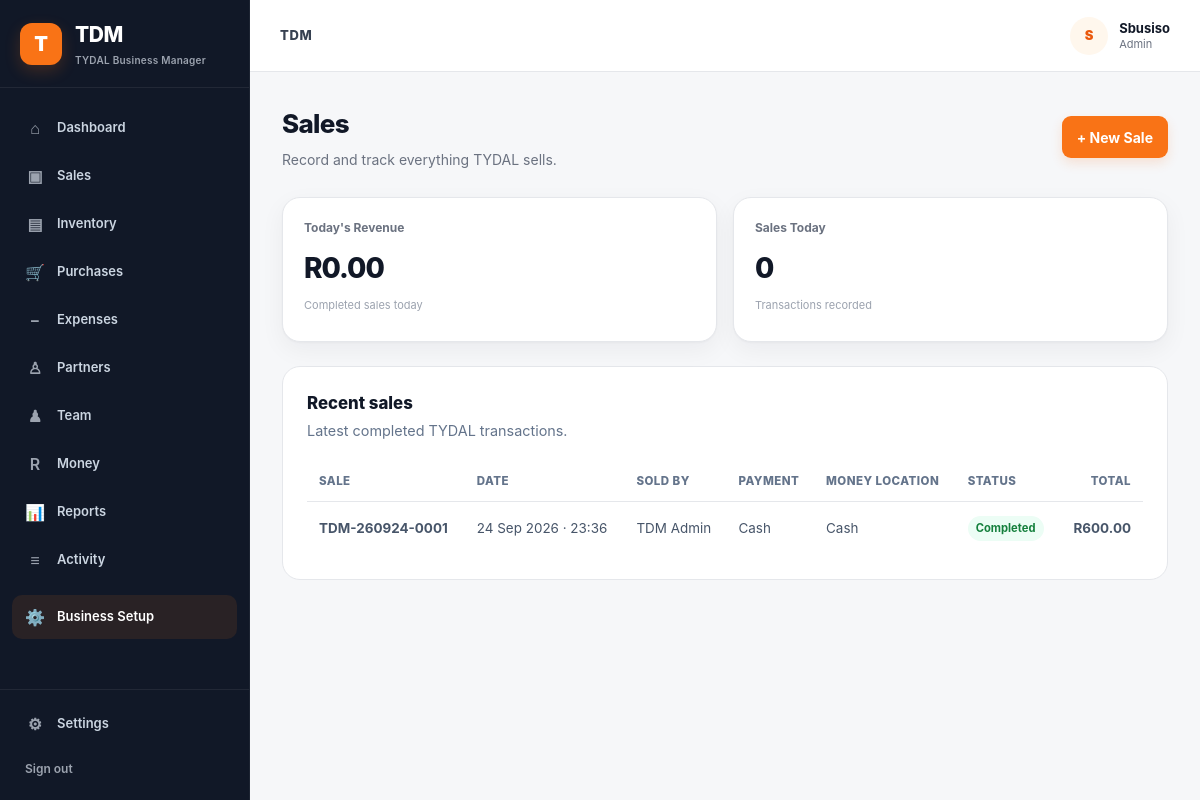
The app's page /sales/ (signed in) with its own data.
### app/models.py (models this page shows)
class User(UserMixin, db.Model):
    __tablename__ = "users"
    id = db.Column(db.Integer, primary_key=True)
    name = db.Column(
        db.String(100),
        nullable=False
    )
    phone = db.Column(
        db.String(30),
        unique=True,
        nullable=False,
        index=True
    )
    password_hash = db.Column(
        db.String(255),
        nullable=False
    )
    role = db.Column(
        db.String(30),
        nullable=False,
        default="partner"
    )
    is_active = db.Column(
        db.Boolean,
        default=True,
        nullable=False
    )
    created_at = db.Column(
        db.DateTime,
        default=datetime.utcnow,
        nullable=False
    )
    transactions = db.relationship(
        "FinancialTransaction",
        back_populates="created_by",
        foreign_keys="FinancialTransaction.created_by_id"
    )

class Sale(db.Model):
    __tablename__ = "sales"
    id = db.Column(
        db.Integer,
        primary_key=True
    )
    sale_number = db.Column(
        db.String(30),
        unique=True,
        nullable=False,
        index=True
    )
    total_amount = db.Column(
        db.Numeric(12, 2),
        nullable=False,
        default=Decimal("0.00")
    )
    payment_method = db.Column(
        db.String(30),
        nullable=False
    )
    money_account_id = db.Column(
        db.Integer,
        db.ForeignKey("money_accounts.id"),
        nullable=False
    )
    sold_by_id = db.Column(
        db.Integer,
        db.ForeignKey("users.id"),
        nullable=False
    )
    status = db.Column(
        db.String(30),
        nullable=False,
        default="completed"
    )
    notes = db.Column(
        db.Text,
        nullable=True
    )
    sale_date = db.Column(
        db.DateTime,
        nullable=False,
        default=datetime.utcnow
    )
    is_historical = db.Column(
        db.Boolean,
        default=False,
        nullable=False
    )
    is_estimate = db.Column(
        db.Boolean,
        default=False,
        nullable=False
    )
    created_at = db.Column(
        db.DateTime,
        default=datetime.utcnow,
        nullable=False
    )
    money_account = db.relationship(
        "MoneyAccount"
    )
    sold_by = db.relationship(
        "User"
    )
    items = db.relationship(
        "SaleItem",
        back_populates="sale",
        cascade="all, delete-orphan"
    )

class MoneyAccount(db.Model):
    __tablename__ = "money_accounts"
    id = db.Column(
        db.Integer,
        primary_key=True
    )
    name = db.Column(
        db.String(100),
        nullable=False
    )
    account_type = db.Column(
        db.String(30),
        nullable=False
    )
    owner_user_id = db.Column(
        db.Integer,
        db.ForeignKey("users.id"),
        nullable=True
    )
    opening_balance = db.Column(
        db.Numeric(12, 2),
        default=Decimal("0.00"),
        nullable=False
    )
    is_active = db.Column(
        db.Boolean,
        default=True,
        nullable=False
    )
    created_at = db.Column(
        db.DateTime,
        default=datetime.utcnow,
        nullable=False
    )
    owner = db.relationship(
        "User",
        backref="money_accounts"
    )

### app/routes/sales.py (the view)
@sales.route("/")
@login_required
def index():
    recent_sales = (
        Sale.query
        .order_by(
            Sale.sale_date.desc(),
            Sale.id.desc()
        )
        .limit(25)
        .all()
    )
    today = datetime.utcnow().date()
    today_sales = [
        sale
        for sale in recent_sales
        if sale.sale_date.date() == today
        and sale.status == "completed"
    ]
    today_revenue = sum(
        (
            Decimal(str(sale.total_amount))
            for sale in today_sales
        ),
        Decimal("0.00")
    )
    return render_template(
        "sales/index.html",
        recent_sales=recent_sales,
        today_revenue=today_revenue,
        today_sale_count=len(today_sales)
    )

### app/__init__.py (called while the page is built)
@login_manager.user_loader
def load_user(user_id):
    from app.models import User
    return db.session.get(User, int(user_id))

### app/templates/sales/index.html (shortened to what this page needs)
{% extends "base.html" %}
{% block content %}
<div class="page-header sales-page-header">
    <div>
        <h2>Sales</h2>
        <p>Record and track everything TYDAL sells.</p>
    </div>
    <a href="{{ url_for('sales.new_sale') }}" class="primary-button">
        + New Sale
    </a>
</div>
<div class="sales-summary-grid">
    <div class="stat-card">
        <div class="stat-label">
            Today's Revenue
        </div>
        <div class="stat-value">
            R{{ "%.2f"|format(today_revenue) }}
        </div>
        <div class="stat-description">
            Completed sales today
        </div>
    </div>
    <div class="stat-card">
        <div class="stat-label">
            Sales Today
        </div>
        <div class="stat-value">
            {{ today_sale_count }}
        </div>
        <div class="stat-description">
            Transactions recorded
        </div>
    </div>
</div>
<section class="sales-section">
    <div class="section-heading">
        <div>
            <h3>Recent sales</h3>
            <p>
                Latest completed TYDAL transactions.
            </p>
        </div>
    </div>
    {% if recent_sales %}
    <div class="tdm-table-wrapper">
        <table class="tdm-table">
            <thead>
                <tr>
                    <th>Sale</th>
                    <th>Date</th>
                    <th>Sold by</th>
                    <th>Payment</th>
                    <th>Money location</th>
                    <th>Status</th>
                    <th class="text-right">
                        Total
                    </th>
                </tr>
            </thead>
            <tbody>
                {% for sale in recent_sales %}
                <tr>
                    <td>
                        <strong>
                            {{ sale.sale_number }}
                        </strong>
                    </td>
                    <td>
                        {{ sale.sale_date.strftime("%d %b %Y · %H:%M") }}
                    </td>
                    <td>
                        {{ sale.sold_by.name }}
                    </td>
                    <td>
                        {{ sale.payment_method|replace("_", " ")|title }}
                    </td>
                    <td>
                        {{ sale.money_account.name }}
                    </td>
                    <td>
                        <span class="table-status">
                            {{ sale.status|title }}
                        </span>
                    </td>
                    <td class="text-right">
                        <strong>
                            R{{ "%.2f"|format(sale.total_amount) }}
                        </strong>
                    </td>
                </tr>
                {% endfor %}
            </tbody>
        </table>
    </div>
    {% endif %}
</section>
{% endblock %}

### app/templates/base.html (shortened to what this page needs)
<!DOCTYPE html>
<html lang="en">
<head>
    <link rel="stylesheet" href="{{ url_for('static', filename='css/style.css') }}">
</head>
<body>
    <div class="app-shell">
        <aside class="sidebar" id="sidebar">
            <div class="brand">
                <div class="brand-mark">T</div>
                <div>
                    <h1>TDM</h1>
                    <span>TYDAL Business Manager</span>
                </div>
            </div>
            <nav class="main-nav">
                <a href="{{ url_for('main.home') }}" class="nav-item">
                    <span>⌂</span>
                    <span>Dashboard</span>
                </a>
                <a href="{{ url_for('sales.index') }}" class="nav-item">
                    <span>▣</span>
                    <span>Sales</span>
                </a>
                <a href="{{ url_for('inventory.index') }}" class="nav-item">
                    <span>▤</span>
                    <span>Inventory</span>
                </a>
                <a href="{{ url_for('purchases.index') }}" class="nav-item">
                    <span>🛒</span>
                    <span>Purchases</span>
                </a>
                <a href="{{ url_for('expenses.index') }}" class="nav-item">
                    <span>−</span>
                    <span>Expenses</span>
                </a>
                <a href="{{ url_for('partners.index') }}" class="nav-item">
                    <span>♙</span>
                    <span>Partners</span>
                </a>
                {% if current_user.role == "admin" %}
                <a href="{{ url_for('team.index') }}" class="nav-item">
                    <span>♟</span>
                    <span>Team</span>
                </a>
                {% endif %}
                <a href="{{ url_for('money.index') }}" class="nav-item">
                    <span>R</span>
                    <span>Money</span>
                </a>
                <a href="{{ url_for('reports.index') }}" class="nav-item">
                    <span>📊</span>
                    <span>Reports</span>
                </a>
                <a href="#" class="nav-item">
                    <span>≡</span>
                    <span>Activity</span>
                </a>
                <a href="{{ url_for('setup.index') }}" class="nav-link">
                    <span>⚙️</span>
                    <span>Business Setup</span>
                </a>
            </nav>
            <div class="sidebar-bottom">
                <a href="#" class="nav-item">
                    <span>⚙</span>
                    <span>Settings</span>
                </a>
                <a href="{{ url_for('auth.logout') }}" class="logout-link">
                    Sign out
                </a>
            </div>
        </aside>
        <div class="main-area">
            <header class="topbar">
                <div class="topbar-title">
                    <span>TDM</span>
                </div>
                <div class="user-menu">
                    <div class="user-avatar">
                        {{ current_user.name[0]|upper }}
                    </div>
                    <div class="user-info">
                        <strong>{{ current_user.name }}</strong>
                        <span>{{ current_user.role|capitalize }}</span>
                    </div>
                </div>
            </header>
            <main class="content">
                {% block content %}{% endblock %}
            </main>
        </div>
    </div>
</body>
</html>

### records on screen
User: name "S", name "Sbusiso", role "Admin"
Sale: sale_number "TDM-260924-0001", sale_date "24 Sep 2026 · 23:36", sold_by.name "TDM Admin", payment_method "Cash", money_account.name "Cash", status "Completed", total_amount "600.00"

### other values on screen
{{ "%.2f"|format(today_revenue) }} "0.00"
{{ today_sale_count }} "0"
